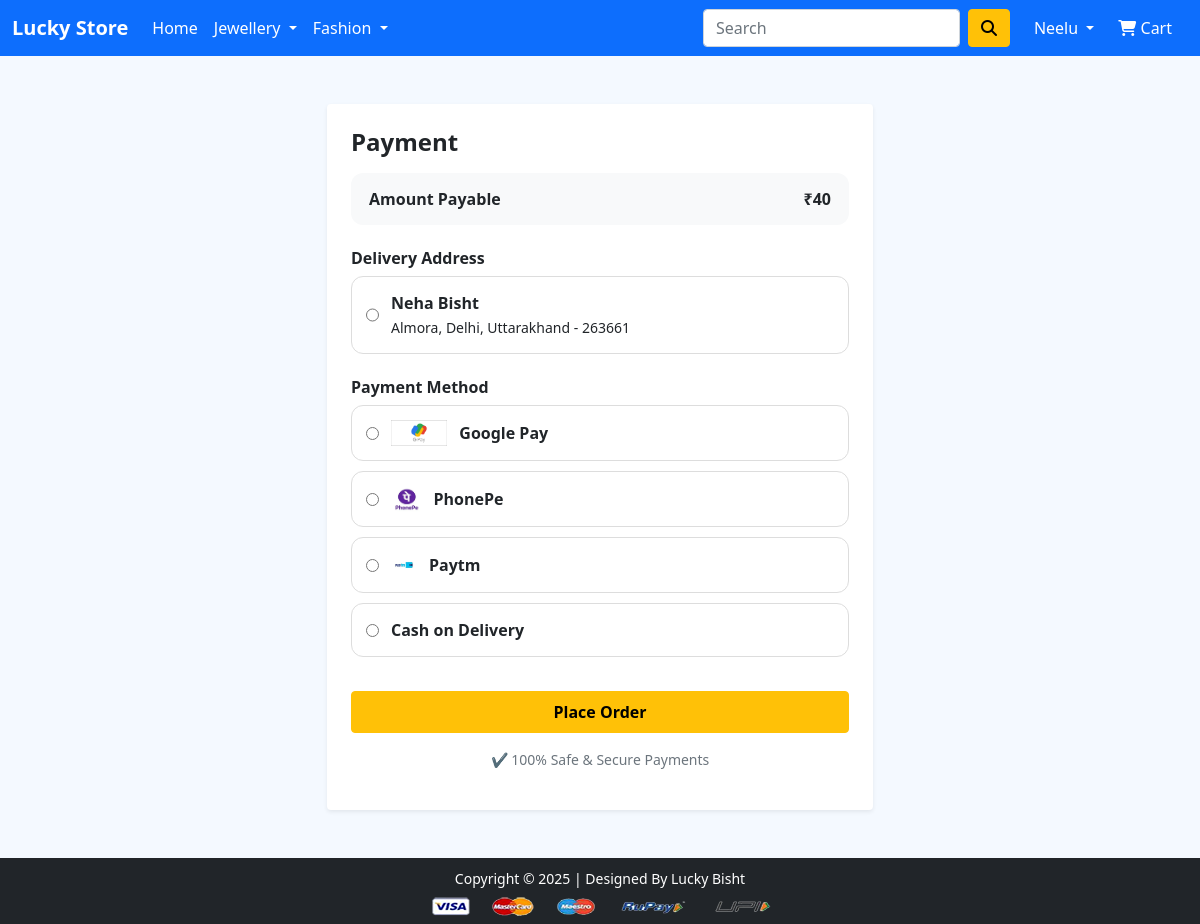
Screenshot of /payment/ (signed in) with the database file from the repository.
### app/models.py (models this page shows, shortened)
class Customer(models.Model):
    user = models.ForeignKey(User, on_delete=models.CASCADE)
    name = models.CharField(max_length=200)
    locality = models.CharField(max_length=200)
    city = models.CharField(max_length=50)
    zipcode = models.IntegerField()
    state = models.CharField(choices=STATE_CHOICES, max_length=50)

### app/views.py (the view)
# urls.py: path('payment/', views.payment, name='payment'),
@login_required
def payment(request):
    user = request.user
    cart_items = Cart.objects.filter(user=user)
    add = Customer.objects.filter(user=user)
    amount = sum(item.quantity * item.product.discounted_price for item in cart_items)
    shipping_amount = 40
    totalamount = amount + shipping_amount
    context = {
        'cart_items': cart_items,
        'add': add,
        'totalamount': totalamount,
    }
    return render(request, 'app/payment.html', context)

### app/context_processors.py (called while the page is built)
def cart_item_count(request):
    if request.user.is_authenticated:
        cart_count = Cart.objects.filter(user=request.user).count()
    else:
        cart_count = 0
    return {
        'cart_item_count': cart_count
    }

### app/templates/app/payment.html (shortened to what this page needs)
{% extends "app/base.html" %}
{% load static %}
{% block main-content %}
<div class="container my-5">
  <div class="row justify-content-center">
    <div class="col-lg-6">
      <div class="card payment-ui shadow-sm border-0 rounded-4">
        <div class="card-body p-4">
          <h4 class="fw-bold mb-3">Payment</h4>
          <div class="amount-box mb-4">
            <span>Amount Payable</span>
            <strong>₹{{ totalamount }}</strong>
          </div>
          <h6 class="fw-bold mb-2">Delivery Address</h6>
          <form method="POST" action="{% url 'payment_done' %}" id="paymentForm">
            {% for ad in add %}
            <label class="address-box">
              <input type="radio" name="custid" value="{{ ad.id }}" required>
              <div>
                <strong>{{ ad.name }}</strong><br>
                <small>
                  {{ ad.locality }}, {{ ad.city }},
                  {{ ad.state }} - {{ ad.zipcode }}
                </small>
              </div>
            </label>
            {% endfor %}
            <h6 class="fw-bold mt-4 mb-2">Payment Method</h6>
            <label class="pay-option" id="rzp-button1">
              <input type="radio" name="payment_method" value="Google Pay" required>
              <img src="{% static 'app/images/gp.png' %}">
              <span>Google Pay</span>
            </label>
            <label class="pay-option" id="rzp-button2">
              <input type="radio" name="payment_method" value="PhonePe" required>
              <img src="{% static 'app/images/pp.webp' %}">
              <span>PhonePe</span>
            </label>
            <label class="pay-option" id="rzp-button3">
              <input type="radio" name="payment_method" value="Paytm" required>
              <img src="{% static 'app/images/pt.webp' %}">
              <span>Paytm</span>
            </label>
            <label class="pay-option" id="cod-button">
              <input type="radio" name="payment_method" value="COD" required>
              <span>Cash on Delivery</span>
            </label>
            <button class="btn btn-warning w-100 fw-bold py-2 mt-4" type="submit">
              Place Order
            </button>
          </form>
          <p class="text-center text-muted small mt-3">
            ✔ 100% Safe & Secure Payments
          </p>
        </div>
      </div>
    </div>
  </div>
</div>
<link rel="stylesheet" href="{% static 'app/css/payment.css' %}">
{% endblock %}

### app/templates/app/base.html (shortened to what this page needs)
<!doctype html>
{% load static %}
<html lang="en">
<head>
  <link href="https://cdn.jsdelivr.net/npm/bootstrap@5.0.0-beta1/dist/css/bootstrap.min.css" rel="stylesheet">
  <link rel="stylesheet"
        href="https://cdnjs.cloudflare.com/ajax/libs/OwlCarousel2/2.3.4/assets/owl.carousel.min.css">
  <link rel="stylesheet"
        href="https://cdnjs.cloudflare.com/ajax/libs/OwlCarousel2/2.3.4/assets/owl.theme.default.min.css">
  <link rel="stylesheet"
        href="https://cdnjs.cloudflare.com/ajax/libs/font-awesome/6.5.1/css/all.min.css">
  <link rel="stylesheet" href="{% static 'app/css/style.css' %}">
</head>
<body class="d-flex flex-column min-vh-100">
<nav class="navbar navbar-expand-lg navbar-dark bg-primary">
  <div class="container-fluid">
    <a class="navbar-brand fw-bold" href="/">Lucky Store</a>
    <div class="collapse navbar-collapse" id="navbarSupportedContent">
      <ul class="navbar-nav me-auto mb-2 mb-lg-0">
        <li class="nav-item">
          <a class="nav-link active" href="/">Home</a>
        </li>
        <li class="nav-item dropdown">
          <a class="nav-link dropdown-toggle text-white" href="#" role="button" data-bs-toggle="dropdown">
            Jewellery
          </a>
        </li>
        <li class="nav-item dropdown">
          <a class="nav-link dropdown-toggle text-white" href="#" role="button" data-bs-toggle="dropdown">
            Fashion
          </a>
        </li>
      </ul>
      <form class="d-flex me-3">
        <input class="form-control me-2" type="search" placeholder="Search">
        <button class="btn btn-warning" type="submit">
          <i class="fa fa-search"></i>
        </button>
      </form>
      <ul class="navbar-nav mb-2 mb-lg-0">
        {% if request.user.is_authenticated %}
        <li class="nav-item dropdown">
          <a class="nav-link dropdown-toggle text-white" href="#" role="button" data-bs-toggle="dropdown">
            {{ request.user.username|capfirst }}
          </a>
        </li>
        <li class="nav-item mx-2">
          <a href="{% url 'showcart' %}" class="nav-link text-white position-relative">
            <i class="fa fa-shopping-cart"></i> Cart
          </a>
        </li>
        {% endif %}
      </ul>
    </div>
  </div>
</nav>
<main class="flex-grow-1">
  {% block main-content %}{% endblock main-content %}
</main>
<footer class="container-fluid bg-dark text-center p-2 mt-auto">
  <small class="text-white">
    Copyright © 2025 | Designed By Lucky Bisht
  </small><br>
  <img src="{% static 'app/images/payment.png' %}" class="img-fluid mt-1">
</footer>
</body>
</html>

### app/static/app/css/style.css (style rules this page uses)
body { background-color: #f4f9ff; }

### app/static/app/css/payment.css (style rules this page uses)
.payment-ui { background: #fff; }
.amount-box { display: flex; justify-content: space-between; padding: 14px 18px; background: #f8f9fa; border-radius: 12px; font-size: 16px; font-weight: 600; }
.address-box { display: flex; gap: 12px; border: 1px solid #ddd; padding: 14px; border-radius: 12px; margin-bottom: 10px; cursor: pointer; }
.pay-option { display: flex; align-items: center; gap: 12px; border: 1px solid #ddd; padding: 14px; border-radius: 12px; margin-bottom: 10px; cursor: pointer; font-weight: 600; transition: 0.2s ease-in-out; }
.pay-option img { height: 26px; }

### rows the page displays
Customer: name "Neha Bisht", locality "Almora", city "Delhi", state "Uttarakhand", zipcode "263661"

### other values shown
{{ request.user.username|capfirst }} "Neelu"
{{ totalamount }} "40"
